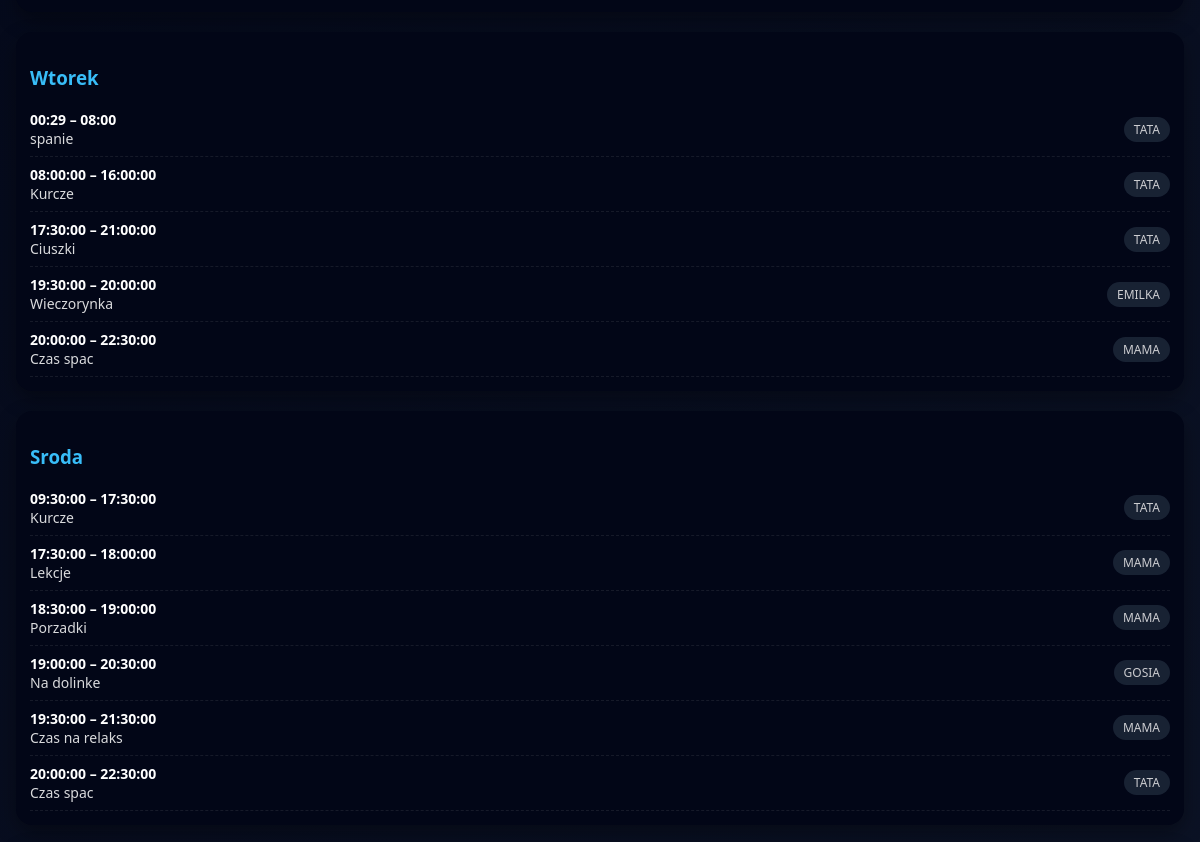
The page /week (middle part) on the database as committed earlier.
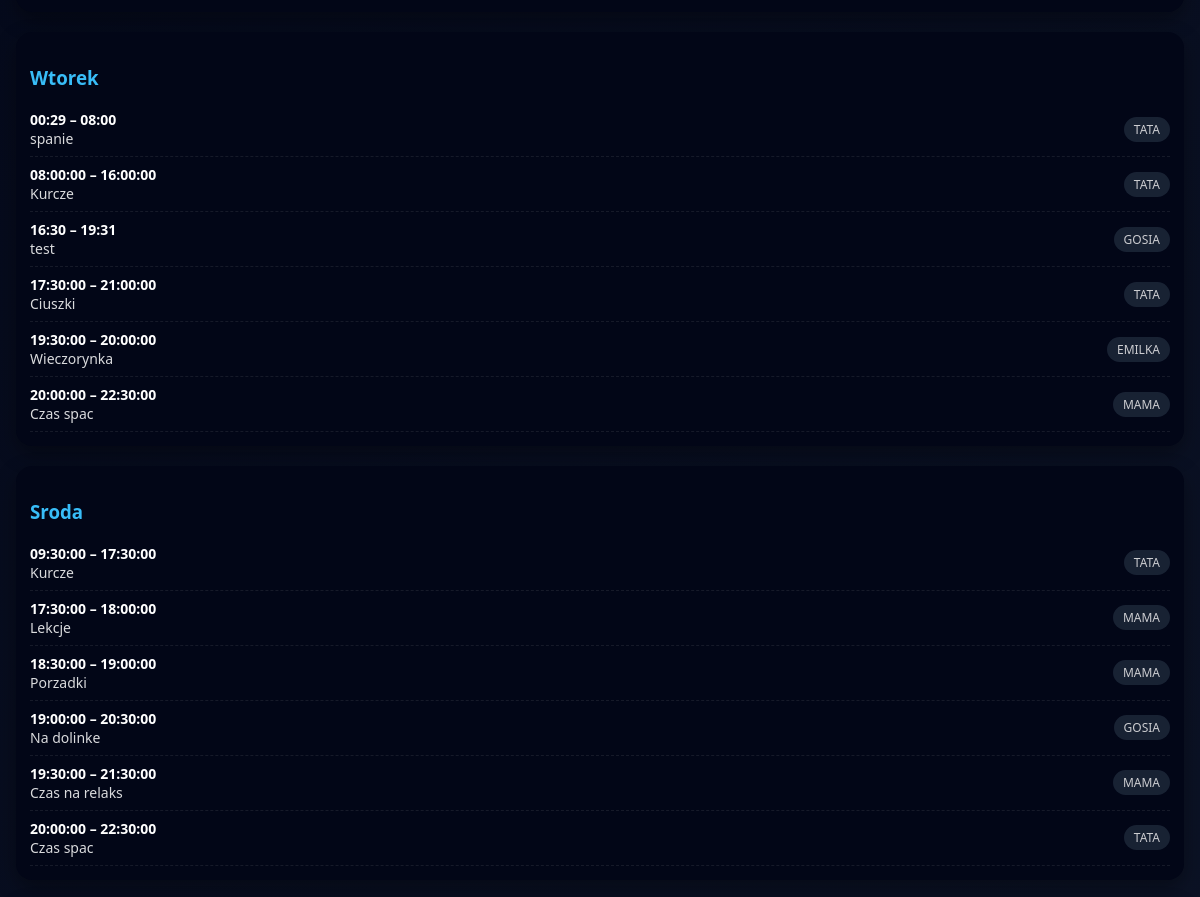
The same page on the database as committed later.
### tables this page shows
CREATE TABLE ActiviesDays (
            Id INTEGER PRIMARY KEY,
            CreatedAt TEXT NOT NULL DEFAULT CURRENT_TIMESTAMP,
            StartTime INTEGER NOT NULL,
            EndTime INTEGER NOT NULL,
            Description TEXT,
            DayOfWeek INTEGER NOT NULL,

            ModelPersonFamilyId INTEGER,
            ModelPictureActivityId INTEGER,

            FOREIGN KEY (ModelPersonFamilyId)
                REFERENCES PersonFamilies(Id)
                ON DELETE SET NULL,

            FOREIGN KEY (ModelPictureActivityId)
                REFERENCES PictureActivities(Id)
                ON DELETE SET NULL
        );

### routes_activities_activity.py (the view)
    @app.get("/week", response_class=HTMLResponse)
    def week_page(request: Request):
        db = get_db()
        cursor = db.cursor()
        rows = cursor.execute("""
            SELECT
                ad.DayOfWeek,
                ad.StartTime,
                ad.EndTime,
                ad.Description,
                pf.PersonName
            FROM ActiviesDays ad
            LEFT JOIN PersonFamilies pf
                ON ad.ModelPersonFamilyId = pf.Id
            ORDER BY ad.DayOfWeek, ad.StartTime
        """).fetchall()
        db.close()
        week = {}
        for r in rows:
            person_label = None
            if r["PersonName"] is not None:
                enum_value = PERSON_ENUM_MAP.get(r["PersonName"])
                if enum_value:
                    person_label = enum_value.value
            row_dict = dict(r)
            row_dict["PersonName"] = person_label
            week.setdefault(r["DayOfWeek"], []).append(row_dict)
        return templates.TemplateResponse(
            "week.html",
            {
                "request": request,
                "week": week,
                "day_names": DAY_NAMES,   # 👈 KLUCZOWE
            }
        )

### templates/week.html (shortened to what this page needs)
{% extends "base.html" %}
{% block content %}
{% for day, items in week.items() %}
<div style="
    margin-bottom:20px;
    background:#020617;
    border-radius:16px;
    padding:14px;
    box-shadow:0 8px 20px rgba(0,0,0,0.35);
">
    <h3 style="margin-bottom:12px; color:#38bdf8;">
        {{ day_names.get(day, "Nieznany dzień") }}
    </h3>
    {% for i in items %}
    <div style="
        display:flex;
        justify-content:space-between;
        align-items:center;
        padding:8px 0;
        border-bottom:1px dashed rgba(255,255,255,0.08);
        font-size:14px;
    ">
        <div>
            <strong>{{ i.StartTime }} – {{ i.EndTime }}</strong><br>
            <span style="opacity:.85;">{{ i.Description }}</span>
        </div>
        {% if i.PersonName %}
        <span style="
            background:#1e293b;
            padding:4px 10px;
            border-radius:999px;
            font-size:12px;
            opacity:.8;
        ">
            {{ i.PersonName }}
        </span>
        {% endif %}
    </div>
    {% endfor %}
</div>
{% endfor %}
{% endblock %}

### templates/base.html (shortened to what this page needs)
<!DOCTYPE html>
<html lang="pl">
<head>
</head>
<body>
<main>
    {% block content %}{% endblock %}
</main>
</body>
</html>

### templates/base.html (style rules this page uses)
body { margin: 0; font-family: system-ui, Arial, sans-serif; background: linear-gradient(135deg, #020617, #0f172a); color: #fff; min-height: 100vh; display: flex; flex-direction: column; }
main { flex: 1; padding: 16px; }

Rows that differ between the two databases and show on the page:
added ActiviesDays: StartTime "16:30", EndTime "19:31", Description "test", PersonName "GOSIA", shown under "Wtorek"
